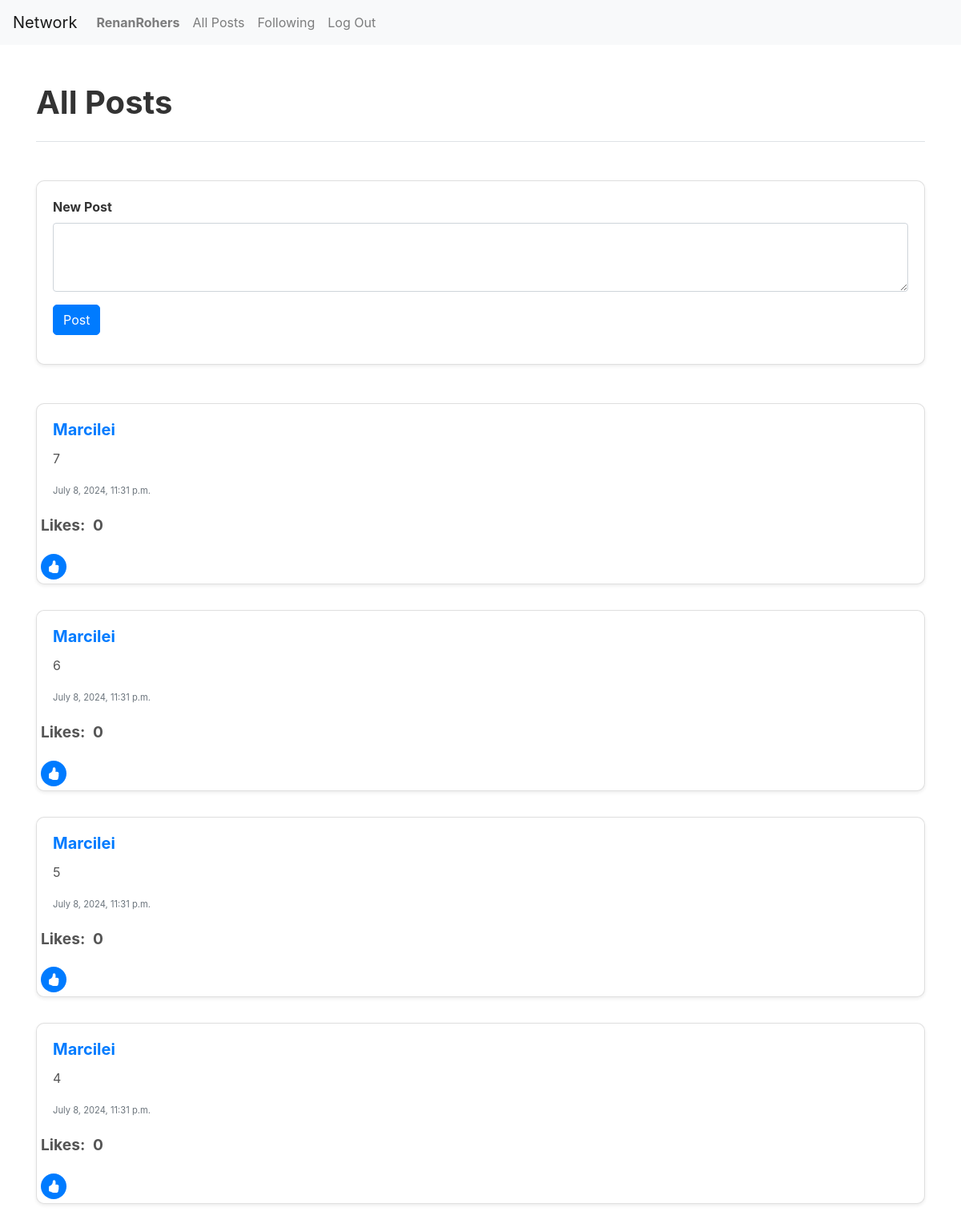
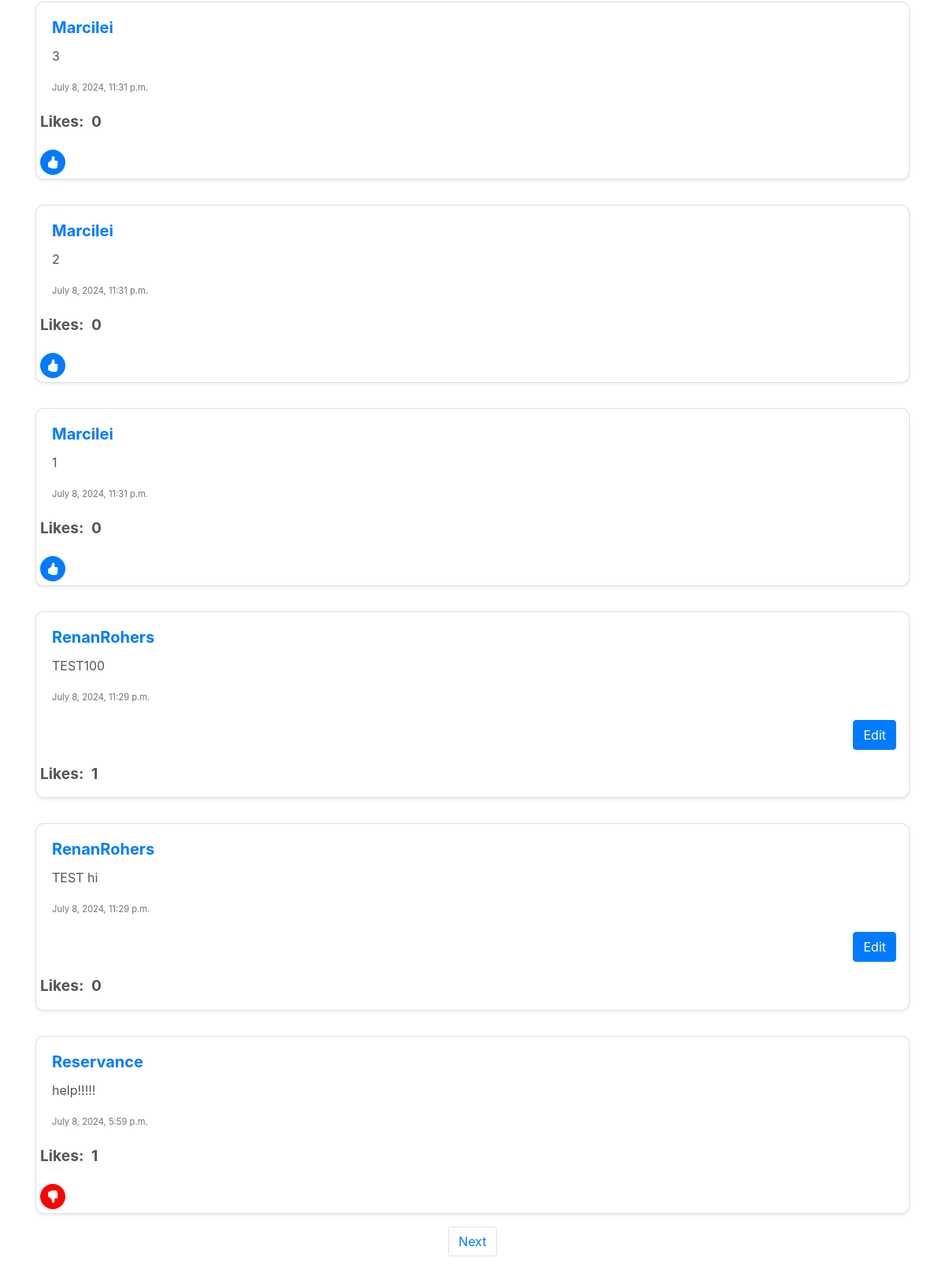
/ (signed in), run on the app's committed database (2 pictures, top to bottom).
### network/models.py (models this page shows, shortened)
class User(AbstractUser):
    pass

class Post(models.Model):
    user = models.ForeignKey("User", on_delete=models.CASCADE, related_name="post_user")
    text = models.CharField(max_length=255)
    timestamp = models.DateTimeField(auto_now_add=True)

### network/views.py (the view)
# urls.py: path("", views.index, name="index"),
def index(request):
    all_posts = Post.objects.all().order_by("id").reverse()
    paginator = Paginator(all_posts,10)
    page_number = request.GET.get('page')
    page_posts = paginator.get_page(page_number)
    user = request.user
    likes = Like.objects.all()
    liked_posts = []
    try:
        for like in likes:
            if like.user == user:
                liked_posts.append(like.post)
    except:
        liked_posts = []
    return render(request, "network/index.html",{
        "posts": all_posts,
        "page_posts": page_posts,
        "liked_posts": liked_posts,
        "likes": likes
    })

### network/templates/network/index.html (shortened to what this page needs)
{% extends "network/layout.html" %}
{% block body %}
    <div class="container mt-5">
        <div class="section-header d-flex justify-content-between align-items-center pb-3 border-bottom">
            <h1>All Posts</h1>
        </div>
    </div>
    {% if user.is_authenticated %}
    <div class="container mt-5">
        <div class="new-post-card card mb-3 shadow-sm">
            <div class="card-body">
                <form action="{% url 'add_post' %}" method="post">
                    <div class="form-group">
                        <label for="form_post" class="form-label">New Post</label>
                        <textarea class="form-control" id="form_post" rows="3" name="text"></textarea>
                        <div class="submit-button mt-3">
                            <button type="submit" class="btn btn-primary">Post</button>
                        </div>
                    </div>
                </form>
            </div>
        </div>
    </div>
    {% endif %}
    <div class="container mt-5">
        <div class="posts-container">
            {% for post in page_posts %}
                <div class="post-card card mb-3 shadow-sm">
                    <div id="post" class="card-body">
                        <h5 class="card-title"><a href="{% url 'profile' id=post.user.id %}">{{ post.user.username }}</a></h5>
                        <div id="text-container-{{ post.id }}">
                            <p class="card-text" id="post-text-{{ post.id }}">{{ post.text }}</p>
                        </div>
                        <p class="card-text text-muted"><small>{{ post.timestamp }}</small></p>
                    </div>
                    {% if user == post.user %}
                        <div class="text-right button-container">
                            <button class="btn btn-primary edit-button" data-post_id="{{ post.id }}">Edit</button>
                        </div>
                        <p class="like-count">Likes: <span class="like-count" id="like-count-{{ post.id }}">{{ post.liked_post.count }}</span></p>
                    {% else %}
                    <p class="like-count">Likes: <span class="like-count" id="like-count-{{ post.id }}">{{ post.liked_post.count }}</span></p>
                    {% if user.is_authenticated %}
                        {% if post in liked_posts %}
                        <div class="like-container" data-post_id="{{ post.id }}" data-liked="true" data-likes="{{ likes.post.count }}">
                            <button id="like-{{post.id}}" class="btn btn-dislike" >
                                <i class="bi bi-hand-thumbs-down-fill"></i>
                            </button>
                        </div>
                        {% else %}
                        <div class="like-container" data-post_id="{{ post.id }}" data-liked="false" data-likes="{{ likes.post.count }}">
                            <button id="unlike-{{post.id}}" class="btn btn-like" >
                                <i class="bi bi-hand-thumbs-up-fill"></i>
                            </button>
                        </div>
                        {% endif %}
                    {% endif %}
                    {% endif %}
                </div>
            {% endfor %}
        </div>
        <div class="nav-container">
            <nav aria-label="Page navigation example">
                <ul class="pagination">
                    {% if page_posts.has_next %}
                        <li class="page-item"><a class="page-link" href="?page={{ page_posts.next_page_number }}">Next</a></li>
                    {% endif %}
                </ul>
            </nav>
        </div>
    </div>
{% endblock %}

### network/templates/network/layout.html (shortened to what this page needs)
{% load static %}
<!DOCTYPE html>
<html lang="en">
    <head>
        <link rel="stylesheet" href="https://stackpath.bootstrapcdn.com/bootstrap/4.4.1/css/bootstrap.min.css">
        <link href="{% static 'network/styles.css' %}" rel="stylesheet">
        <link rel="stylesheet" href="https://cdnjs.cloudflare.com/ajax/libs/bootstrap-icons/1.9.1/font/bootstrap-icons.min.css">
    </head>
    <body>
        <nav class="navbar navbar-expand-lg navbar-light bg-light">
            <a class="navbar-brand" href="#">Network</a>
            <div>
              <ul class="navbar-nav mr-auto">
                {% if user.is_authenticated %}
                    <li class="nav-item">
                        <a class="nav-link" href="{% url 'profile' id=user.id %}"><strong>{{ user.username }}</strong></a>
                    </li>
                {% endif %}
                <li class="nav-item">
                  <a class="nav-link" href="{% url 'index' %}">All Posts</a>
                </li>
                {% if user.is_authenticated %}
                    <li class="nav-item">
                        <a class="nav-link" href="{% url 'following' %}">Following</a>
                    </li>
                    <li class="nav-item">
                        <a class="nav-link" href="{% url 'logout' %}">Log Out</a>
                    </li>
                {% endif %}
              </ul>
            </div>
          </nav>
        <div class="body">
            {% block body %}
            {% endblock %}
        </div>
    </body>
</html>

### network/static/network/styles.css (style rules this page uses)
.new-post-card { border-radius: 10px; transition: transform 0.2s; }
.new-post-card .form-label { font-weight: bold; color: #333; }
.new-post-card .form-control { font-size: 1rem; color: #555; }
.submit-button .btn { border-radius: 5px; }
.posts-container { display: flex; flex-direction: column; gap: 1rem; }
.post-card { border-radius: 10px; transition: transform 0.2s; }
.post-card .card-title { font-weight: bold; color: #333; }
.post-card .card-text { font-size: 1rem; color: #555; }
.post-card .text-muted { font-size: 0.875rem; }
.nav-container { display: flex; justify-content: center; }
.section-header { border-bottom: 1px solid #ccc; padding-bottom: 1rem; }
.section-header h1 { font-size: 2.5rem; font-weight: bold; color: #333; }
.text-right { text-align: right; }
.button-container { margin-right: 1rem; margin-bottom: 1rem; }
.btn-primary { background-color: #007bff; border-color: #007bff; }
.btn-like { display: flex; align-items: center; justify-content: center; background-color: #007bff; color: white; border: none; padding: 0.25rem; width: 2rem; height: 2rem; border-radius: 50%; cursor: pointer; transition: background-color 0.3s ease; position: relative; margin: 5px; }
.btn-dislike { display: flex; align-items: center; justify-content: center; background-color: red; color: white; border: none; padding: 0.25rem; width: 2rem; height: 2rem; border-radius: 50%; cursor: pointer; transition: background-color 0.3s ease; position: relative; margin: 5px; }
.btn-like i, .btn-dislike i { font-size: 1rem; }
.like-count { display: inline-block; margin-left: 5px; font-size: 1.2rem; color: #555555; margin-left: 5px; font-weight: bold; }

### data on the page
User: username "RenanRohers"
Post: user.username "Marcilei", text "7", timestamp "July 8, 2024, 11:31 p.m.", liked_post.count "0"
Post: user.username "Marcilei", text "6", timestamp "July 8, 2024, 11:31 p.m.", liked_post.count "0"
Post: user.username "Marcilei", text "5", timestamp "July 8, 2024, 11:31 p.m.", liked_post.count "0"
Post: user.username "Marcilei", text "4", timestamp "July 8, 2024, 11:31 p.m.", liked_post.count "0"
Post: user.username "Marcilei", text "3", timestamp "July 8, 2024, 11:31 p.m.", liked_post.count "0"
Post: user.username "Marcilei", text "2", timestamp "July 8, 2024, 11:31 p.m.", liked_post.count "0"
Post: user.username "Marcilei", text "1", timestamp "July 8, 2024, 11:31 p.m.", liked_post.count "0"
Post: user.username "RenanRohers", text "TEST100", timestamp "July 8, 2024, 11:29 p.m.", liked_post.count "1"
Post: user.username "RenanRohers", text "TEST hi", timestamp "July 8, 2024, 11:29 p.m.", liked_post.count "0"
Post: user.username "Reservance", text "help!!!!!", timestamp "July 8, 2024, 5:59 p.m.", liked_post.count "1"
